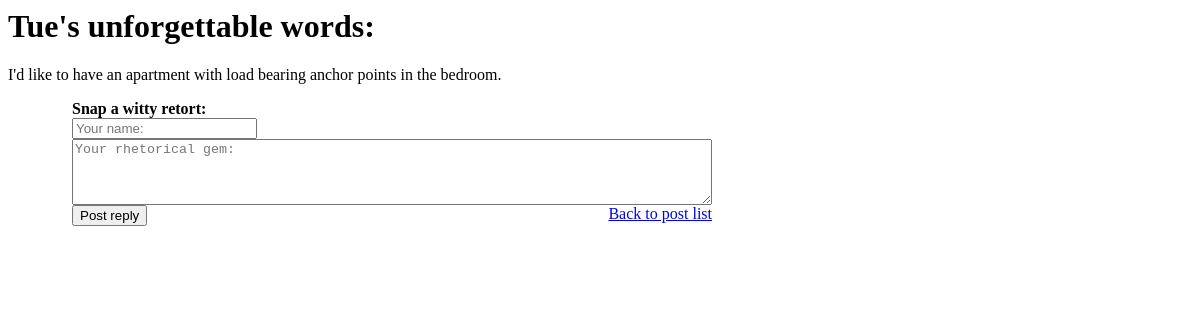
Before: /opinions/1/ with the older database file.
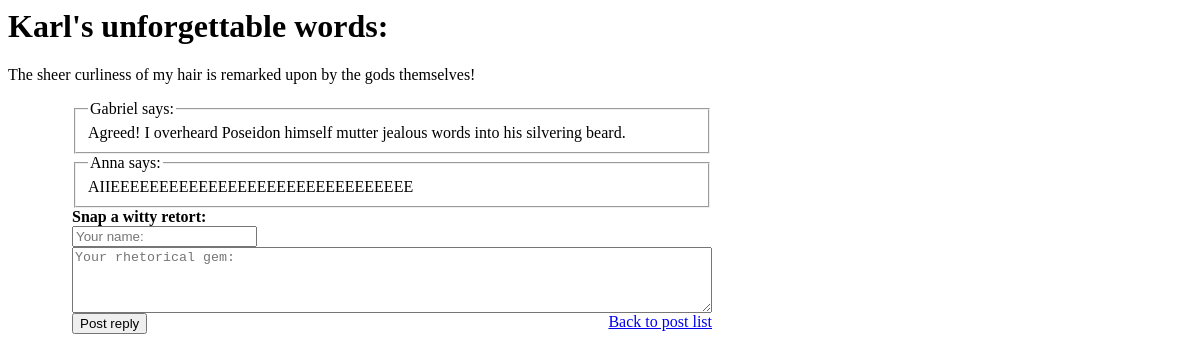
After: the same page with the newer database file.
### opinions/models.py (models this page shows, shortened)
class Post(models.Model):
    author = models.CharField(max_length=50)
    post_text = models.TextField(max_length=500)
    pub_date = models.DateTimeField(default=timezone.now)
    is_deleted = models.DateTimeField(null=True, blank=True, default=None)

class Comment(models.Model):
    post = models.ForeignKey(Post, on_delete=models.CASCADE)
    author = models.CharField(max_length=50)
    comment_text = models.TextField(max_length=500)
    pub_date = models.DateTimeField(default=timezone.now)

### opinions/views.py (the view)
# urls.py: path('<int:post_id>/', views.detail, name='detail'),
def detail(request, post_id):
    post = Post.objects.get(pk=post_id)
    context = {'post':post}
    return render(request, 'opinions/detail.html', context)

### opinions/templates/opinions/detail.html (shortened to what this page needs)
<h1>{{ post.author }}'s unforgettable words:</h1>
<p>{{ post.post_text }}</p>
{% for comment in post.comment_set.all %}
<div class="x">
<fieldset>
    <legend>{{ comment.author }} says:</legend>
    {{ comment.comment_text}}
</fieldset>
</div>
{% endfor %}
<form action="{% url 'reply' post.id %}" method="post">
<div class="x">
    <strong>Snap a witty retort:</strong>
    <br>
    <input type="text" id="speaker" name="speaker" placeholder="Your name:">
    <textarea id="retort" name="retort" rows="4" cols="40" placeholder="Your rhetorical gem:"></textarea>
</div>
<div class="x">
    <input type="submit" value="Post reply">
    <a href="{% url 'index' %}" style="float: right;">Back to post list</a>
</div>

Changed rows visible on the page:
changed Post: author "Tue" → "Karl"; post_text "I'd like to have an apartment with load bearing anchor points in the bedroom." → "The sheer curliness of my hair is remarked upon by the gods themselves!"
now on this page (row edited): Comment: author "Gabriel", comment_text "Agreed! I overheard Poseidon himself mutter jealous words into his silvering beard."
now on this page (row edited): Comment: author "Anna", comment_text "AIIEEEEEEEEEEEEEEEEEEEEEEEEEEEEEEE"
